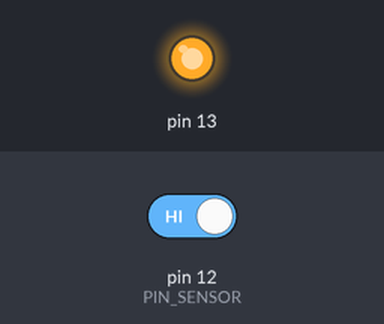
Recording of a sketch running on a simulated Arduino Uno, built with avr-gcc and run on an emulated ATmega328P. Shown: output pins drawn as LEDs (lit = HIGH). The inputs (shaded band) are chosen by the test bench; at power-on: pin 12 (PIN_SENSOR) HIGH. What the sketch prints to the serial monitor is not drawn.

Above: at 1.3 s.
1.4 s: pin 12 (PIN_SENSOR) driven LOW
Timing chart, 0 to 4.4 s (numbered marks = the images above; inputs shaded):
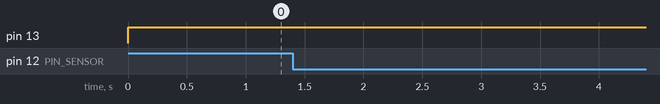

The sketch:

Hall_sensor.ino
```cpp
#define		PIN_SENSOR	12
#define		PIN_LED		8

void setup()
{
	Serial.begin(9600);
	pinMode(PIN_SENSOR,INPUT_PULLUP);
	pinMode(13, OUTPUT);

}

void loop()
{
	digitalWrite(13, HIGH);
	if(digitalRead(PIN_SENSOR))
	{
		Serial.println("NULL");
		digitalWrite(PIN_LED, LOW);
	}
	else
	{
		Serial.println("1");
		digitalWrite(PIN_LED, HIGH);
	}
	delay(250);
}
```

Measured:
- after the input at 1.4 s, every drawn part: stays the same
